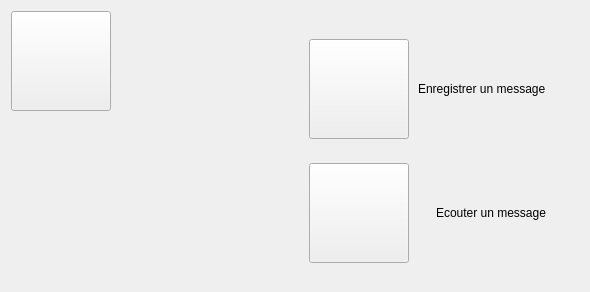
      <widget class="QWidget" name="toc_page">
       <layout class="QHBoxLayout" name="horizontalLayout_5" stretch="1,1">
        <item>
         <layout class="QHBoxLayout" name="horizontalLayout_4">
          <item>
           <layout class="QVBoxLayout" name="verticalLayout_2">
            <item>
             <widget class="QPushButton" name="pushButton_4">
              <property name="sizePolicy">
               <sizepolicy hsizetype="Fixed" vsizetype="Fixed">
                <horstretch>0</horstretch>
                <verstretch>0</verstretch>
               </sizepolicy>
              </property>
              <property name="minimumSize">
               <size>
                <width>100</width>
                <height>100</height>
               </size>
              </property>
              <property name="styleSheet">
               <string notr="true">QPushButton {
	border-image: url(:/images/buttons/up_button.png);
}

QPushButton:hover {
	border-image: url(:/images/buttons/up_button_hovered.png);
}

QPushButton:pressed {
	border-image: url(:/images/buttons/up_button_pressed.png);	
}

</string>
              </property>
              <property name="text">
               <string/>
              </property>
             </widget>
            </item>
            <item>
             <spacer name="verticalSpacer_6">
              <property name="orientation">
               <enum>Qt::Vertical</enum>
              </property>
              <property name="sizeHint" stdset="0">
               <size>
                <width>20</width>
                <height>40</height>
               </size>
              </property>
             </spacer>
            </item>
           </layout>
          </item>
          <item>
           <spacer name="horizontalSpacer_6">
            <property name="orientation">
             <enum>Qt::Horizontal</enum>
            </property>
            <property name="sizeHint" stdset="0">
             <size>
              <width>70</width>
              <height>20</height>
             </size>
            </property>
           </spacer>
          </item>
         </layout>
        </item>
        <item>
         <layout class="QHBoxLayout" name="horizontalLayout_3">
          <item>
           <spacer name="horizontalSpacer_7">
            <property name="orientation">
             <enum>Qt::Horizontal</enum>
            </property>
            <property name="sizeHint" stdset="0">
             <size>
              <width>48</width>
              <height>20</height>
             </size>
            </property>
           </spacer>
          </item>
          <item>
           <layout class="QVBoxLayout" name="verticalLayout">
            <item>
             <spacer name="verticalSpacer_3">
              <property name="orientation">
               <enum>Qt::Vertical</enum>
              </property>
              <property name="sizeHint" stdset="0">
               <size>
                <width>20</width>
                <height>28</height>
               </size>
              </property>
             </spacer>
            </item>
            <item>
             <layout class="QHBoxLayout" name="horizontalLayout">
              <item>
               <widget class="QPushButton" name="pushButton_2">
                <property name="sizePolicy">
                 <sizepolicy hsizetype="Fixed" vsizetype="Fixed">
                  <horstretch>0</horstretch>
                  <verstretch>0</verstretch>
                 </sizepolicy>
                </property>
                <property name="minimumSize">
                 <size>
                  <width>100</width>
                  <height>100</height>
                 </size>
                </property>
                <property name="styleSheet">
                 <string notr="true">QPushButton {
	border-image: url(:/images/buttons/forward_button.png);
}

QPushButton:hover {
	border-image: url(:/images/buttons/forward_button_hovered.png);
}

QPushButton:pressed {
	border-image: url(:/images/buttons/forward_button_pressed.png);	
}

</string>
                </property>
                <property name="text">
                 <string/>
                </property>
               </widget>
              </item>
              <item>
               <spacer name="horizontalSpacer_3">
                <property name="orientation">
                 <enum>Qt::Horizontal</enum>
                </property>
                <property name="sizeHint" stdset="0">
                 <size>
                  <width>40</width>
                  <height>20</height>
                 </size>
                </property>
               </spacer>
              </item>
              <item>
               <widget class="QLabel" name="label">
                <property name="text">
                 <string>Enregistrer un message</string>
                </property>
               </widget>
              </item>
             </layout>
            </item>
            <item>
             <spacer name="verticalSpacer_4">
              <property name="orientation">
               <enum>Qt::Vertical</enum>
              </property>
              <property name="sizeHint" stdset="0">
               <size>
                <width>20</width>
                <height>18</height>
               </size>
              </property>
             </spacer>
            </item>
            <item>
             <layout class="QHBoxLayout" name="horizontalLayout_2">
              <item>
               <widget class="QPushButton" name="pushButton_3">
                <property name="sizePolicy">
                 <sizepolicy hsizetype="Fixed" vsizetype="Fixed">
                  <horstretch>0</horstretch>
                  <verstretch>0</verstretch>
                 </sizepolicy>
                </property>
                <property name="minimumSize">
                 <size>
                  <width>100</width>
                  <height>100</height>
                 </size>
                </property>
                <property name="styleSheet">
                 <string notr="true">QPushButton {
	border-image: url(:/images/buttons/forward_button.png);
}

QPushButton:hover {
	border-image: url(:/images/buttons/forward_button_hovered.png);
}

QPushButton:pressed {
	border-image: url(:/images/buttons/forward_button_pressed.png);	
}

</string>
                </property>
                <property name="text">
                 <string/>
                </property>
               </widget>
              </item>
              <item>
               <spacer name="horizontalSpacer_4">
                <property name="orientation">
                 <enum>Qt::Horizontal</enum>
                </property>
                <property name="sizeHint" stdset="0">
                 <size>
                  <width>40</width>
                  <height>20</height>
                 </size>
                </property>
               </spacer>
              </item>
              <item>
               <widget class="QLabel" name="label_2">
                <property name="text">
                 <string>Ecouter un message</string>
                </property>
               </widget>
              </item>
             </layout>
            </item>
            <item>
             <spacer name="verticalSpacer_5">
              <property name="orientation">
               <enum>Qt::Vertical</enum>
              </property>
              <property name="sizeHint" stdset="0">
               <size>
                <width>20</width>
                <height>18</height>
               </size>
              </property>
             </spacer>
            </item>
           </layout>
          </item>
          <item>
           <spacer name="horizontalSpacer_5">
            <property name="orientation">
             <enum>Qt::Horizontal</enum>
            </property>
            <property name="sizeHint" stdset="0">
             <size>
              <width>70</width>
              <height>20</height>
             </size>
            </property>
           </spacer>
          </item>
         </layout>
        </item>
       </layout>
      </widget>
